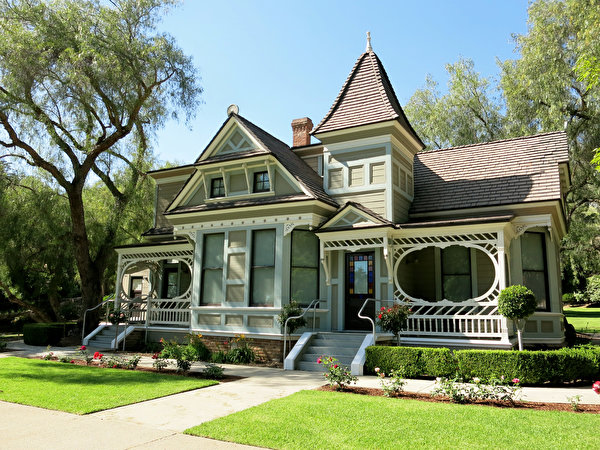
#> input picture Input/test.jpg, 600 x 450 px
$ python sift.py   (older library calls are emulated)
#> lines starting #> are read from the running program, lines starting #| are printed output that depends on the picture
#!/usr/bin/env python3
# -*- coding: utf-8 -*-
"""
Created on Sat Jun 20 14:02:57 2020

@author: augustinjose
"""

import cv2
import numpy as np

img = cv2.imread('../Input/test.jpg')
#> img is the input picture: shape (450, 600, 3); mean B, G, R 112.8, 139, 126
gray= cv2.cvtColor(img,cv2.COLOR_BGR2GRAY)
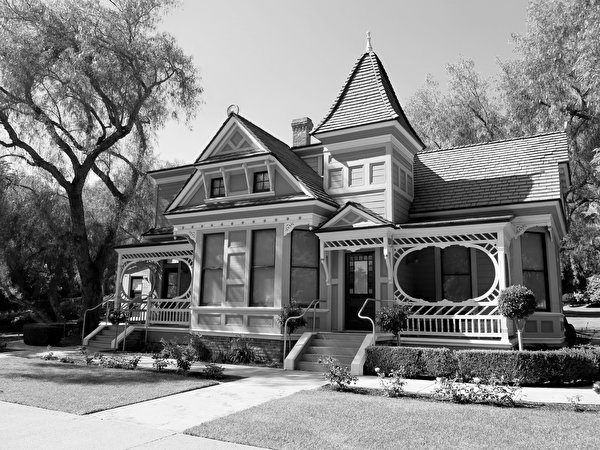
#> gray: shape (450, 600); min 0, max 255, mean 132.1
'''
sift = cv2.SIFT()
kp = sift.detect(gray,None)
'''
descriptor = cv2.xfeatures2d.SIFT_create()
(kps, features) = descriptor.detectAndCompute(gray, None)
#> kps = 2505 keypoints; strongest (x, y, size): (377, 369, 2.7), (463, 320, 2.4), (499, 338, 2.8), (457, 320, 2.6)
img=cv2.drawKeypoints(gray,kps, outImage = None)
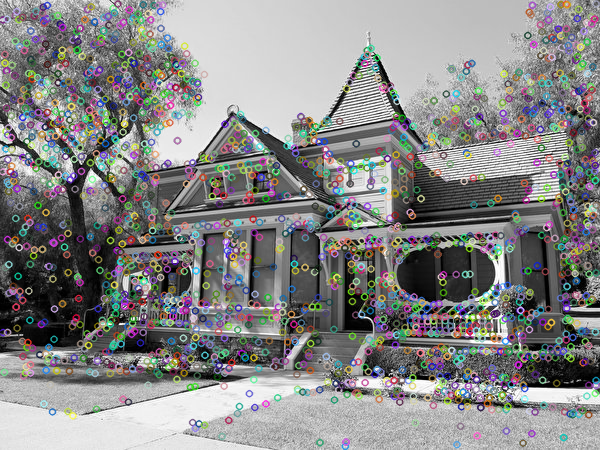
#> img: shape (450, 600, 3); mean of channels 0, 1, 2 134.4, 134.6, 134.5; drawn as B, G, R

cv2.imwrite('output/sift-test3.jpg',img)
